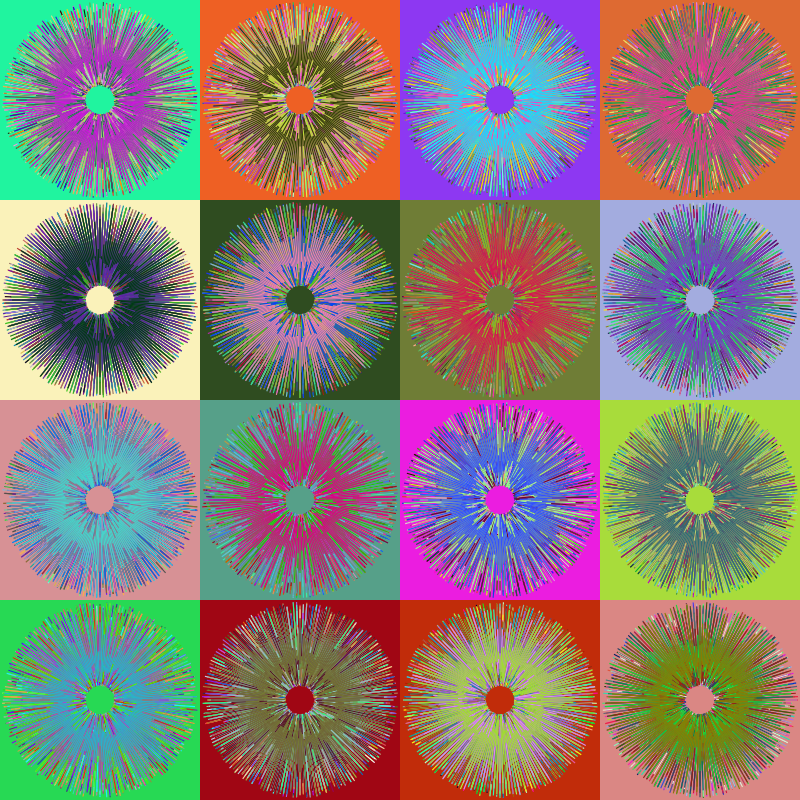
Frame 1 (no input)
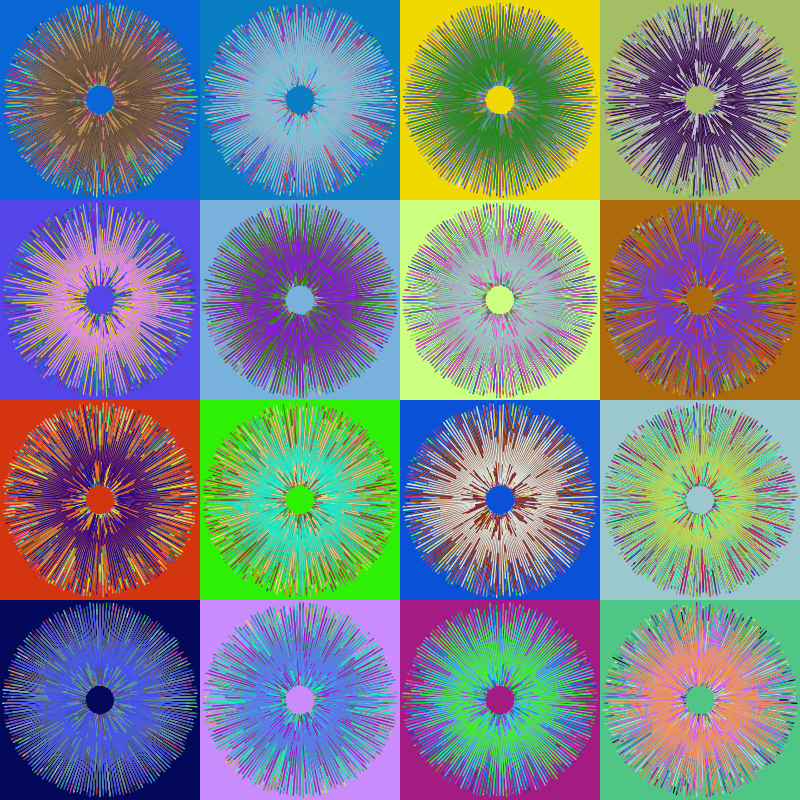
Frame 2 (the mouse pressed at the canvas centre, redrawn once)

The p5.js sketch that drew these frames (run headless with seeded random() and noise() and a simulated clock; the mouse was pressed at the canvas centre and the sketch redrawn once):

// p5.js sketch
// ── sketch.js
function getRandomInt(min, max) {
    min = Math.ceil(min);
    max = Math.floor(max);
    return Math.floor(Math.random() * (max - min + 1) + min);
}

function setup() {
    createCanvas(800, 800);
    noLoop();
}

function draw () {
    background(15, 20, 30)

    for (let i = -100; i < width + 100; i += 200) {
        for (let j = -100; j < height + 100; j += 200) {
            noStroke();
            fill(getRandomInt(0, 255), getRandomInt(0, 255), getRandomInt(0, 255));
            rectMode(CENTER);
            rect(i, j, 200, 200);
            push();
            translate(i, j);
            scale(0.28);
            for (let n = 0; n < 30; n++) {
                stroke(getRandomInt(0, 255), getRandomInt(0, 255), getRandomInt(0, 255));
                for (let a = 0; a < 360; a += 2) {
                    let x1 = getRandomInt(50, 150);
                    let x2 = getRandomInt(150, 350);
                    push();
                    rotate(radians(a));
                    strokeCap(SQUARE);
                    strokeWeight(4);
                    line(x1, 0, x2, 0)
                    pop();
                }
            }
            pop();
        }
    }
}

function mouseClicked() {
    redraw();
}
